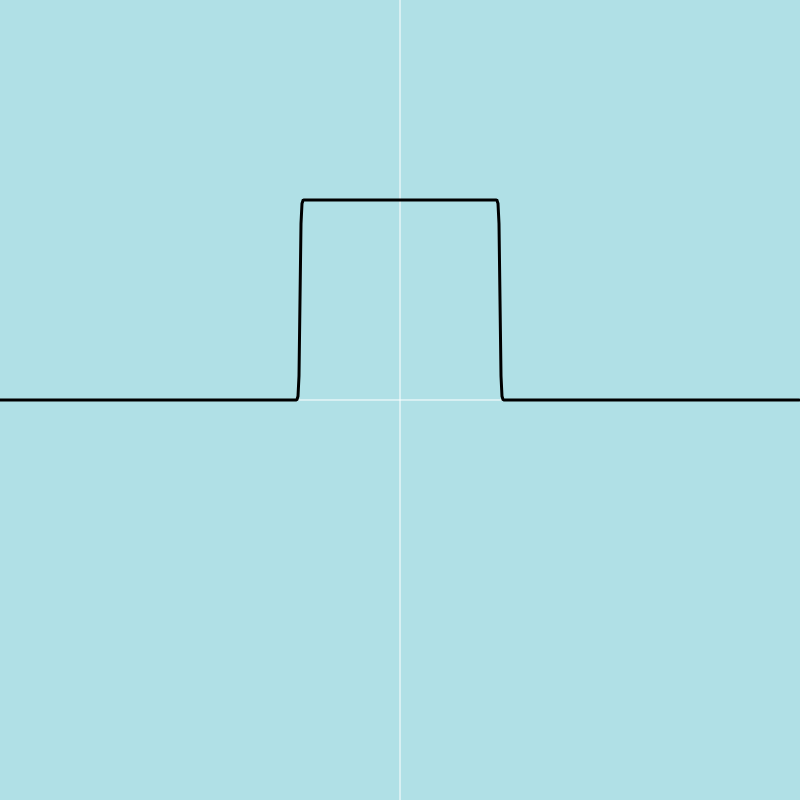
Frame 1 (no input)
Frame 60 (no input): identical to frame 1, image omitted
Frame 120 (the mouse pressed at the canvas centre since frame 60): identical to frame 1, image omitted

The p5.js sketch that drew this single still picture (run headless with seeded random() and noise() and a simulated clock; from frame 60 on, the mouse is pressed at the canvas centre):

// p5.js sketch
// ── sketch.js

// p.2 例3のグラフ
function setup() {
    createCanvas(800, 800);
    background(176, 224, 230);
    // 原点をキャンバスの中心に設定
    translate(width / 2, height / 2);

    // x軸とy軸を描画
    stroke(255);
    strokeWeight(1);
    line(-width / 2, 0, width / 2, 0); // x軸
    line(0, -height / 2, 0, height / 2); // y軸

    // グラフを描画
    stroke(0);
    strokeWeight(3);
    noFill();
    beginShape();

    let n = 100;  // 大きなnの値を設定

    for (let x = -width / 2; x < width / 2; x += 1) {
        let xVal = x / 100; // スケーリング
        let yVal = 1 / (1 + pow(xVal, 2 * n));
        let y = -yVal * 200; // スケーリング
        if (xVal === 1 || xVal === -1) {
            console.log("xVal is ", xVal, "yVal is ", yVal);
        }
        vertex(x, y);
    }

    endShape();
}

function draw() {

}
